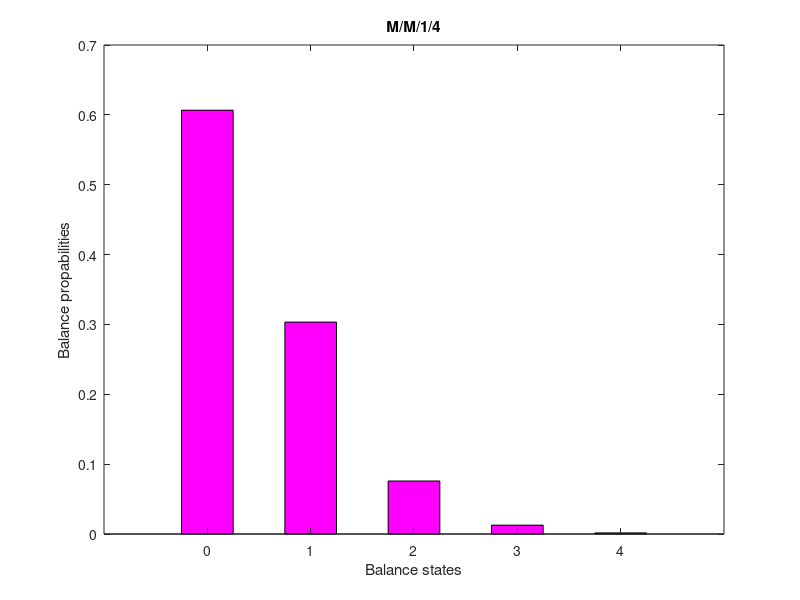
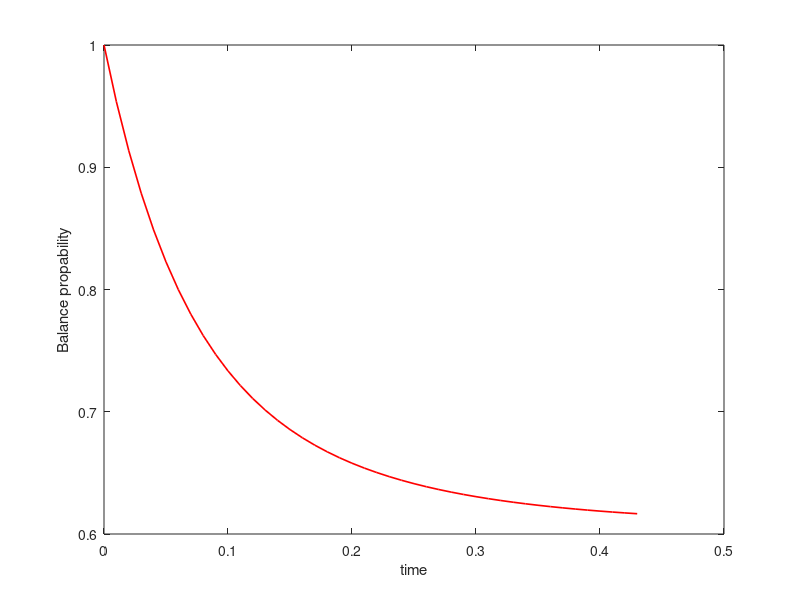
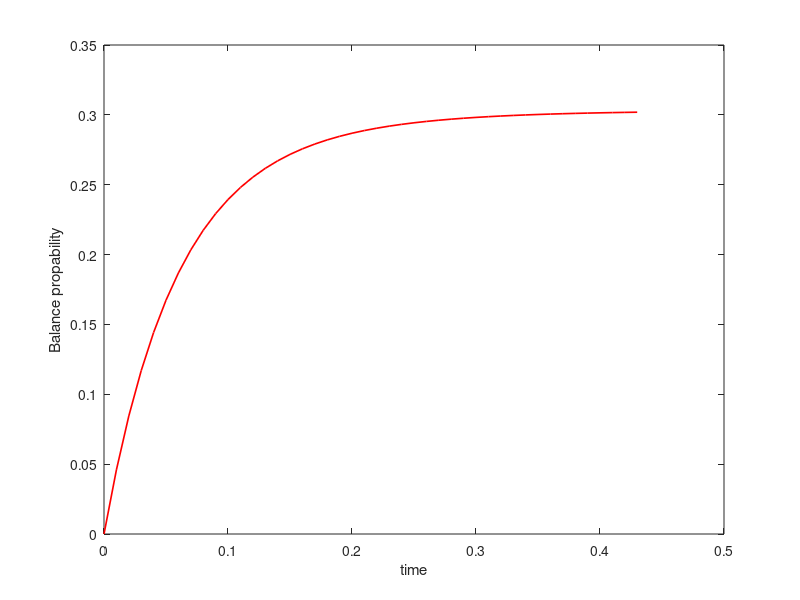
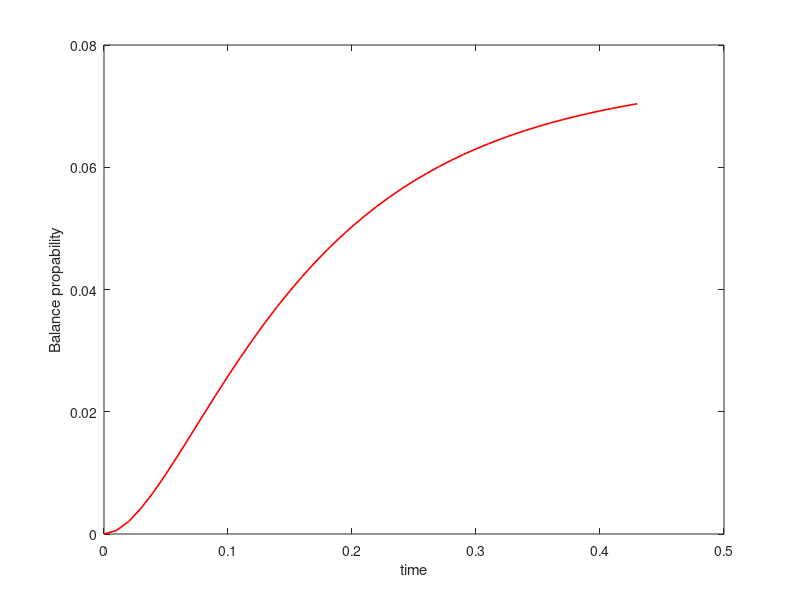

Recreate these plots in MATLAB, in order.
clc;
clear all;
close all;

pkg load queueing; 


# Task 2.1
lamda = 5;
mu = 10;
states = [0, 1, 2, 3, 4];
initial_state = [1, 0, 0, 0, 0];
births_B = [lamda, lamda/2, lamda/3, lamda/4];
deaths_D = [mu, mu, mu, mu];

transition_matrix = ctmcbd(births_B, deaths_D);
display(transition_matrix);

# Task 2.2
P = ctmc(transition_matrix);
for i=1:5
 display(P(i));
endfor
figure(1);
bar(states, P, "m", 0.5);
title("M/M/1/4");
xlabel("Balance states");
ylabel("Balance propabilities");

# Task 2.3
mean_clients = 0;
for i = 1 : 1 : 5
  mean_clients = mean_clients + P(i)*(i-1);
endfor
display(mean_clients);

# Task 2.4
display("Blocking probability = ");
display(P(5));

# Task 2.5
for j = 1:1:5
  index = 0;
  for T = 0 : 0.01 : 50
    index = index + 1;
    P0 = ctmc(transition_matrix, T, initial_state);
    Prob0(index) = P0(j);
    if P0 - P < 0.01
      break;
    endif
  endfor
  
  t = 0 : 0.01 : T;
  figure(j+1);
  plot(t, Prob0, "r", "linewidth", 1.2);
  xlabel("time");
  ylabel("Balance propability");
endfor